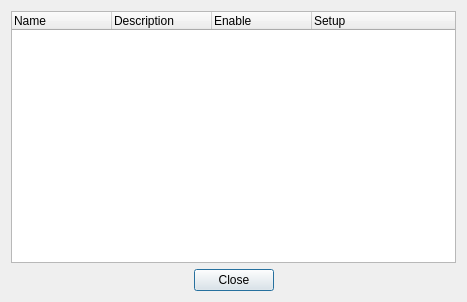
<?xml version="1.0" encoding="UTF-8"?>
<ui version="4.0">
 <class>AudioEffectDialog</class>
 <widget class="QDialog" name="AudioEffectDialog">
  <property name="geometry">
   <rect>
    <x>0</x>
    <y>0</y>
    <width>467</width>
    <height>302</height>
   </rect>
  </property>
  <property name="windowTitle">
   <string>Audio effects</string>
  </property>
  <layout class="QGridLayout" name="gridLayout">
   <item row="1" column="0">
    <spacer name="spacer1">
     <property name="orientation">
      <enum>Qt::Horizontal</enum>
     </property>
     <property name="sizeHint" stdset="0">
      <size>
       <width>100</width>
       <height>20</height>
      </size>
     </property>
    </spacer>
   </item>
   <item row="1" column="1">
    <widget class="QPushButton" name="pushButtonOk">
     <property name="focusPolicy">
      <enum>Qt::ClickFocus</enum>
     </property>
     <property name="toolTip">
      <string>Close audio effects dialog</string>
     </property>
     <property name="text">
      <string>Close</string>
     </property>
    </widget>
   </item>
   <item row="1" column="2">
    <spacer name="spacer2">
     <property name="orientation">
      <enum>Qt::Horizontal</enum>
     </property>
     <property name="sizeHint" stdset="0">
      <size>
       <width>99</width>
       <height>20</height>
      </size>
     </property>
    </spacer>
   </item>
   <item row="0" column="0" colspan="3">
    <widget class="QTreeWidget" name="treeWidgetAudioEffects">
     <property name="toolTip">
      <string>List of available audio effects</string>
     </property>
     <property name="statusTip">
      <string>List of available audio effects</string>
     </property>
     <property name="alternatingRowColors">
      <bool>true</bool>
     </property>
     <property name="rootIsDecorated">
      <bool>false</bool>
     </property>
     <property name="uniformRowHeights">
      <bool>true</bool>
     </property>
     <property name="itemsExpandable">
      <bool>false</bool>
     </property>
     <property name="allColumnsShowFocus">
      <bool>true</bool>
     </property>
     <column>
      <property name="text">
       <string>Name</string>
      </property>
     </column>
     <column>
      <property name="text">
       <string>Description</string>
      </property>
     </column>
     <column>
      <property name="text">
       <string>Enable</string>
      </property>
     </column>
     <column>
      <property name="text">
       <string>Setup</string>
      </property>
     </column>
    </widget>
   </item>
  </layout>
 </widget>
 <tabstops>
  <tabstop>treeWidgetAudioEffects</tabstop>
  <tabstop>pushButtonOk</tabstop>
 </tabstops>
 <resources/>
 <connections>
  <connection>
   <sender>pushButtonOk</sender>
   <signal>clicked()</signal>
   <receiver>AudioEffectDialog</receiver>
   <slot>accept()</slot>
   <hints>
    <hint type="sourcelabel">
     <x>231</x>
     <y>277</y>
    </hint>
    <hint type="destinationlabel">
     <x>330</x>
     <y>289</y>
    </hint>
   </hints>
  </connection>
 </connections>
</ui>
